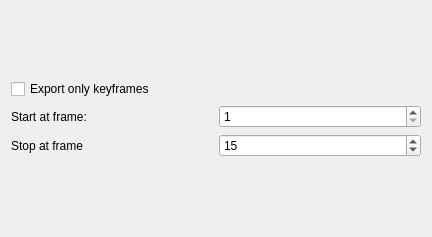
<?xml version="1.0" encoding="UTF-8"?>
<ui version="4.0">
 <class>KisWdgOptionsKranimseq</class>
 <widget class="QWidget" name="KisWdgOptionsKranimseq">
  <property name="geometry">
   <rect>
    <x>0</x>
    <y>0</y>
    <width>432</width>
    <height>237</height>
   </rect>
  </property>
  <property name="windowTitle">
   <string>PNG Options</string>
  </property>
  <layout class="QGridLayout" name="gridLayout">
   <item row="1" column="0">
    <layout class="QGridLayout" name="mainLayout">
     <item row="1" column="0">
      <widget class="QLabel" name="startFrameLabel">
       <property name="text">
        <string>Start at frame:</string>
       </property>
      </widget>
     </item>
     <item row="1" column="1">
      <widget class="QSpinBox" name="startFrameInput">
       <property name="minimum">
        <number>1</number>
       </property>
       <property name="maximum">
        <number>10000</number>
       </property>
      </widget>
     </item>
     <item row="0" column="0">
      <widget class="QCheckBox" name="keyFrameOnly">
       <property name="text">
        <string>Export only keyframes</string>
       </property>
      </widget>
     </item>
     <item row="2" column="0">
      <widget class="QLabel" name="stopFrameLabel">
       <property name="text">
        <string>Stop at frame</string>
       </property>
      </widget>
     </item>
     <item row="2" column="1">
      <widget class="QSpinBox" name="stopFrameInput">
       <property name="minimum">
        <number>1</number>
       </property>
       <property name="maximum">
        <number>10000</number>
       </property>
       <property name="value">
        <number>15</number>
       </property>
      </widget>
     </item>
    </layout>
   </item>
  </layout>
 </widget>
 <resources/>
 <connections/>
</ui>
